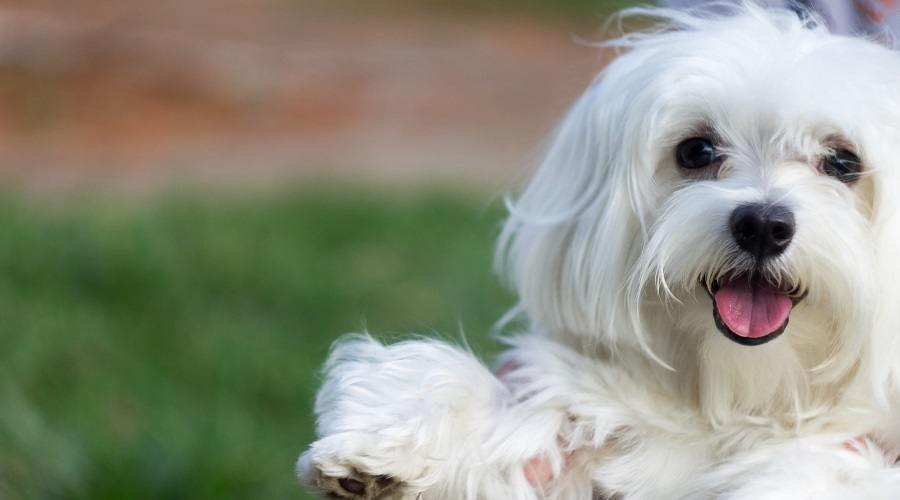
#> input picture puppy.jpg, 900 x 500 px
$ python image_sketch.py
#> lines starting #> are read from the running program, lines starting #| are printed output that depends on the picture
# -*- coding: utf-8 -*-
"""image sketch

Automatically generated by Colaboratory.

Original file is located at
    https://colab.research.google.com/drive/1W-vf8Uh1dWGHO0-IuqTtj23kY8TO9-po
"""

import cv2
import matplotlib.pyplot as plt
from IPython import display

img=cv2.imread('puppy.jpg',0)
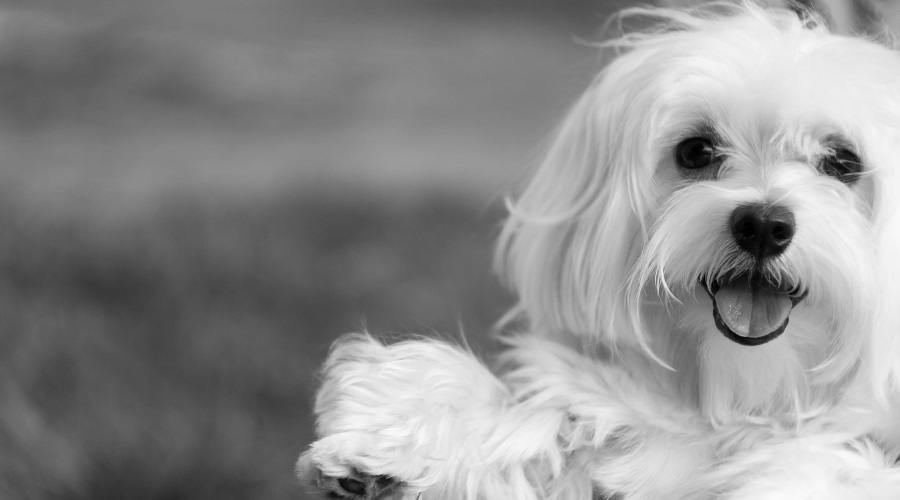
#> img: shape (500, 900); min 0, max 253, mean 142.6
#> (the run stopped early here; a loop or call above may not have finished)
